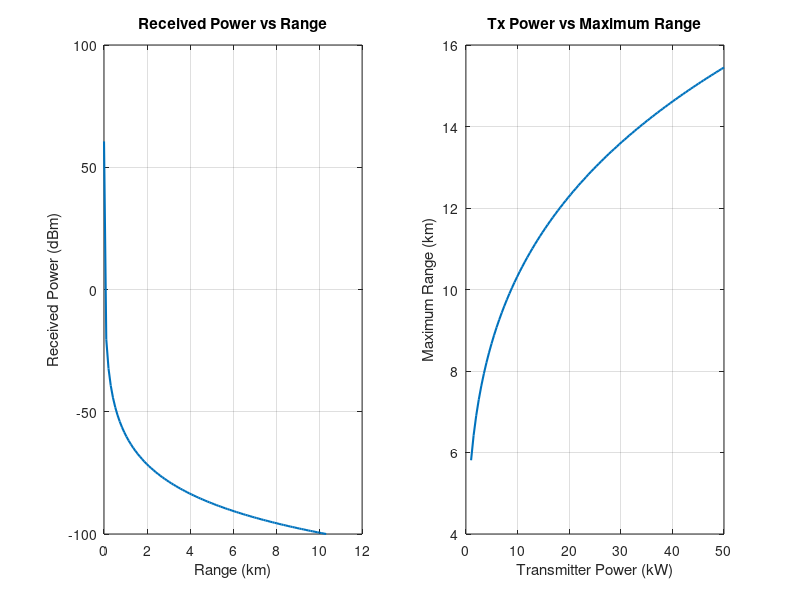

Source code (MATLAB):
clc; 
clear; 
close all;

% Radar Parameters
Pt = 10e3;             % Transmit power (W)
f = 10e9;              % Frequency (Hz)
G = 10^(30/10);        % Antenna gain 30 dB -> 1000
sigma = 1;             % Target radar cross section (m^2)
L = 10^(6/10);         % System losses 6 dB -> linear ratio
Pmin = 1e-13;          % Minimum detectable power (W)
c = 3e8;               % Speed of light (m/s)
lambda = c / f;        % Wavelength (m)

% Maximum range calculation (Radar Range Equation)
Rmax = ((Pt * G^2 * lambda^2 * sigma) / ((4 * pi)^3 * L * Pmin))^(1/4);
fprintf('Rmax = %.2f km\n', Rmax / 1000);

% Plot 1: Received power vs. range
R = linspace(1, Rmax, 100);
Pr = (Pt * G^2 * lambda^2 * sigma) ./ ((4 * pi)^3 * R.^4 * L);

figure;
subplot(1, 2, 1);
plot(R / 1000, 10 * log10(Pr / 1e-3), 'LineWidth', 1.5);
grid on;
xlabel('Range (km)');
ylabel('Received Power (dBm)');
title('Received Power vs Range');

% Plot 2: Transmit power vs. maximum range
Pt1 = linspace(1e3, 50e3, 100);
R1 = ((Pt1 * G^2 * lambda^2 * sigma) ./ ((4 * pi)^3 * L * Pmin)).^(1/4);

subplot(1, 2, 2);
plot(Pt1 / 1000, R1 / 1000, 'LineWidth', 1.5);
grid on;
xlabel('Transmitter Power (kW)');
ylabel('Maximum Range (km)');
title('Tx Power vs Maximum Range');
